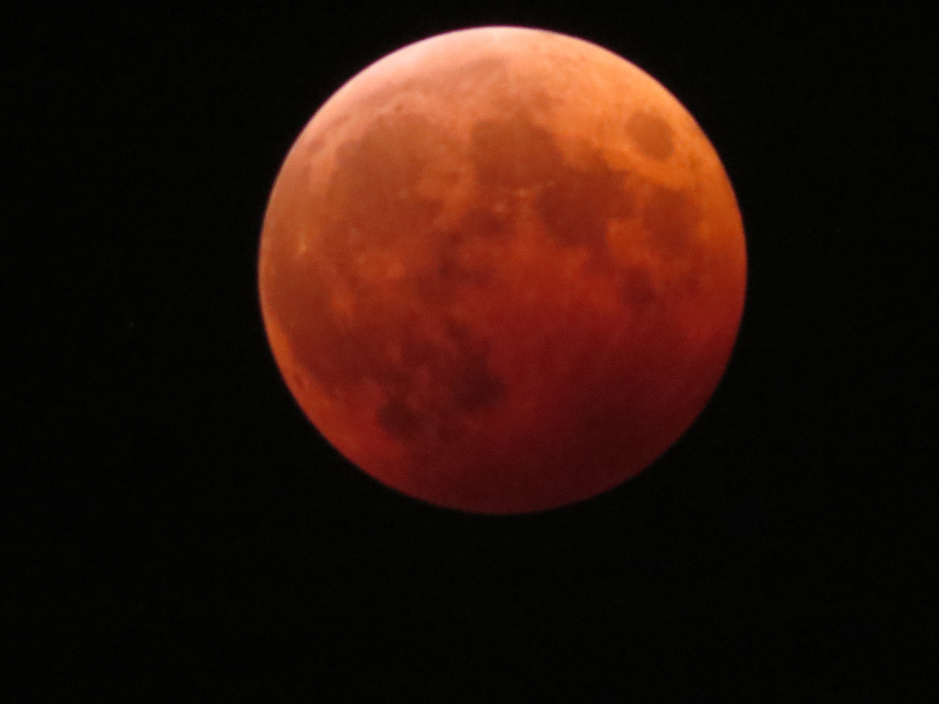
#> input picture Lesson_5/picture/moon.png, 2816 x 2112 px, found by its file name (shown at 1/3 size)
$ python homogeni.py
#> lines starting #> are read from the running program, lines starting #| are printed output that depends on the picture
import cv2
import math
import numpy as np

img_src = cv2.imread('picture/moon.png', -1)                                #画像の読み込み
#> img_src is the input picture: shape (2112, 2816, 3); mean B, G, R 11, 18.9, 44.6
img_gry = cv2.cvtColor(img_src, cv2.COLOR_BGR2GRAY)                         #画像をグレースケールへ変更
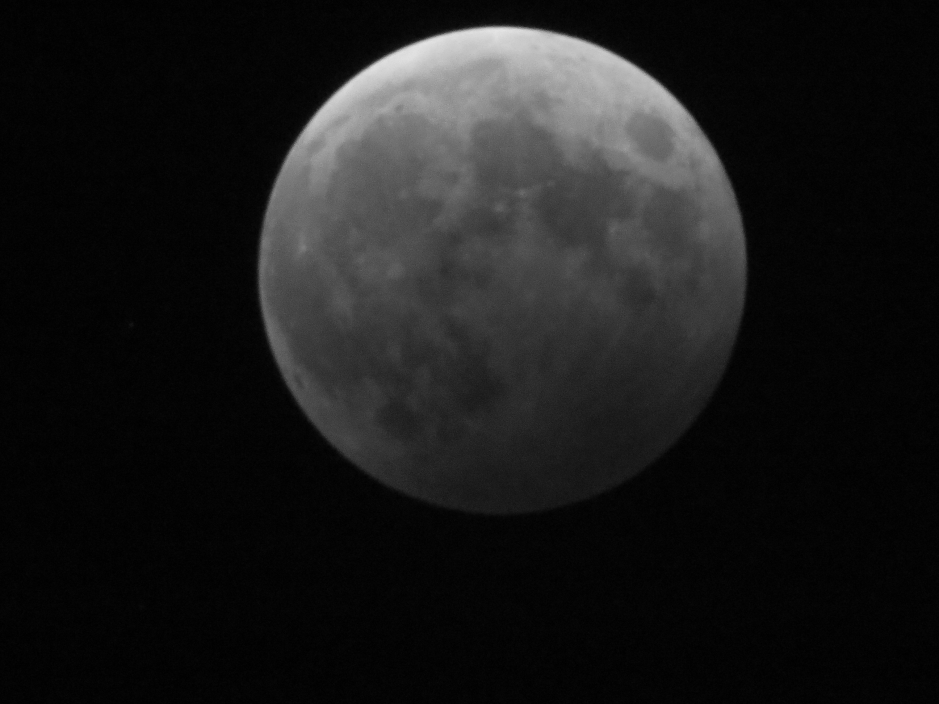
#> img_gry: shape (2112, 2816) (shown at 1/3 size); min 0, max 232, mean 25.8

img_dst = cv2.resize(img_gry, (img_gry.shape[1], img_gry.shape[0]))         #大きさを元画像の大きさに変更

img_dst = cv2.equalizeHist(img_dst)                                         #グレースケールの画像について均一化を行う
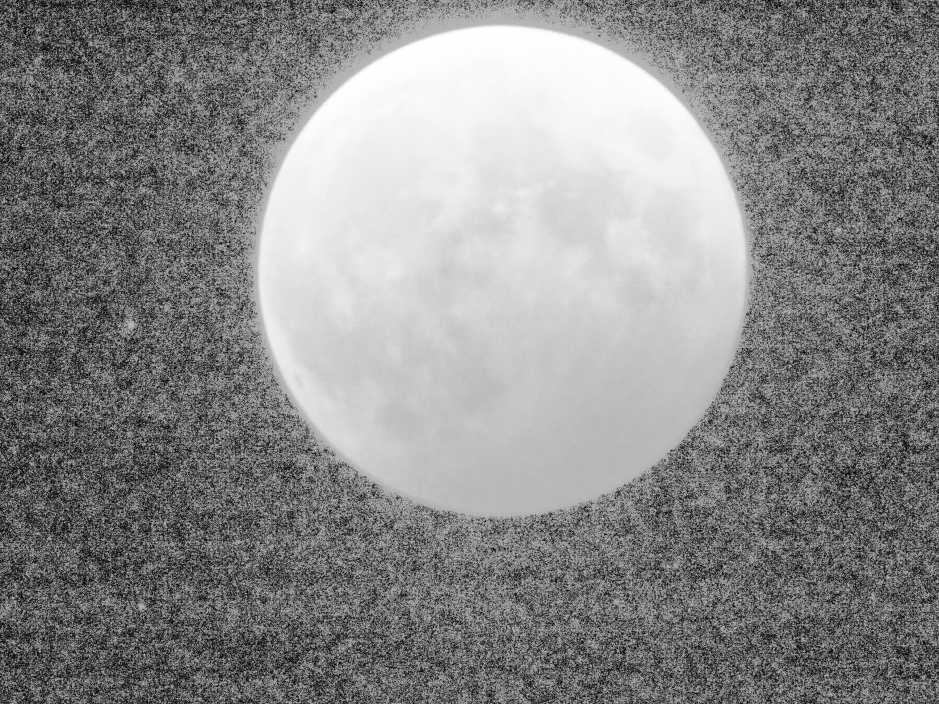
#> img_dst: shape (2112, 2816) (shown at 1/3 size); min 0, max 255, mean 135.8

cv2.namedWindow('equ')

cv2.imshow('equ', img_dst)
cv2.imwrite('picture/moon_homo.png', img_dst)
cv2.waitKey(0)
cv2.destroyAllWindows()

#均一化はグレースケールの画像のみに対して実行可能
